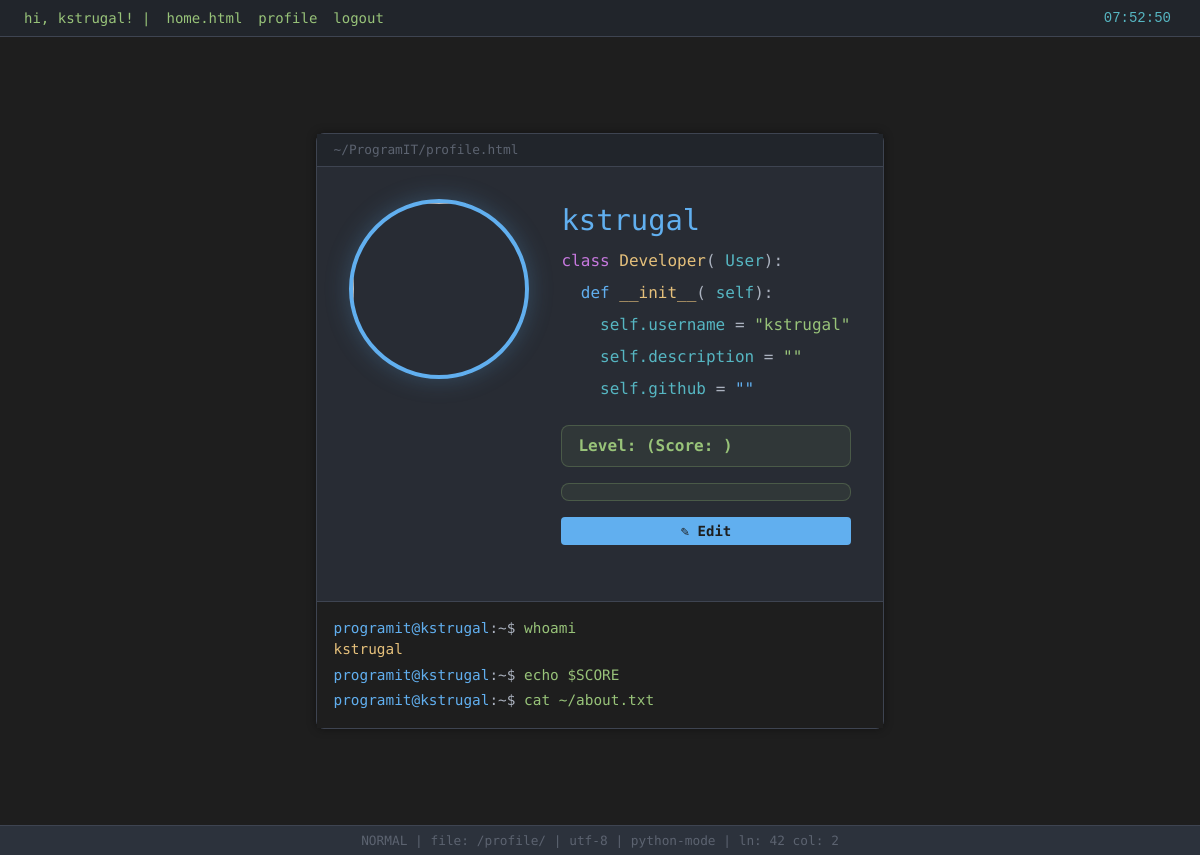
The page /profile/ (signed in) on the database as committed earlier.
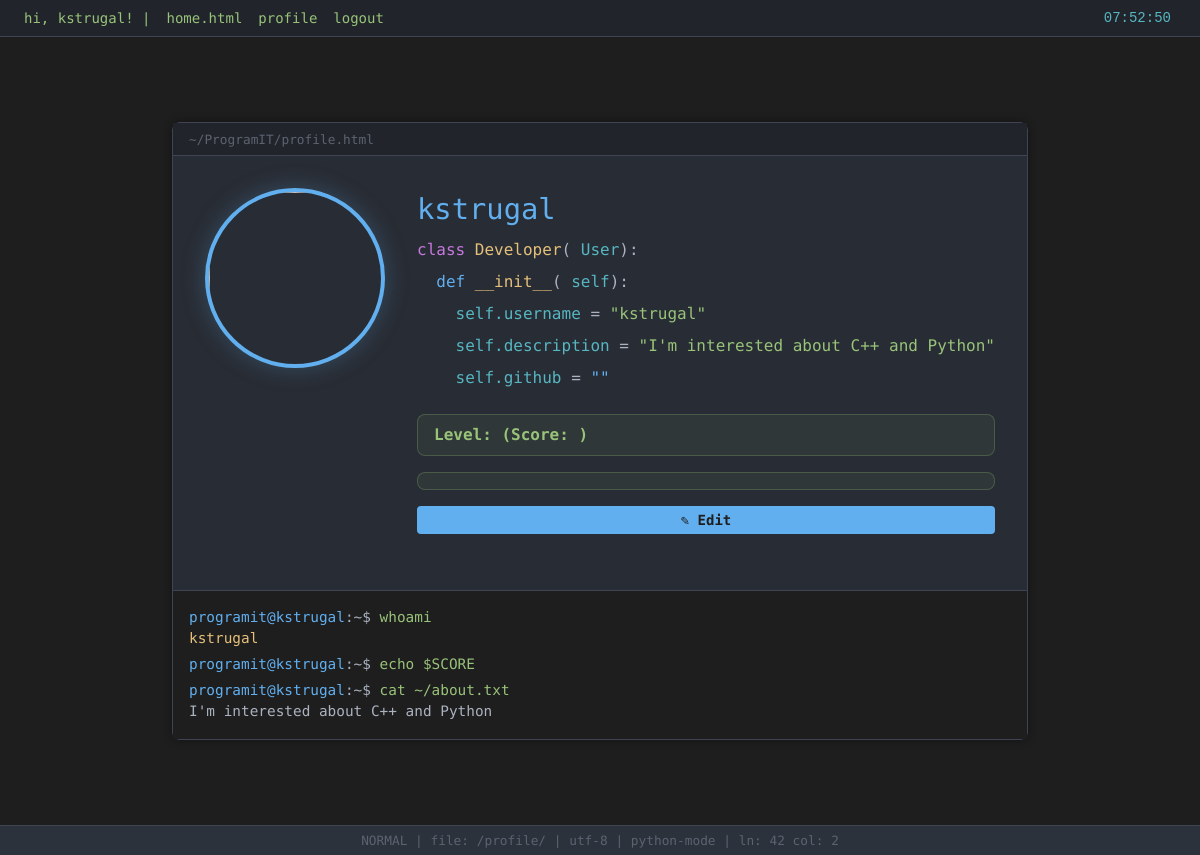
The same page on the database as committed later.
### main/models/profile_model.py (models this page shows, shortened)
class ProfileModel(models.Model):
    username = models.CharField(max_length=150, unique=True)
    github_username = models.CharField(max_length=150, unique=True)
    description = models.TextField(blank=True)
    user = models.OneToOneField('auth.User', on_delete=models.CASCADE, default=None)
    date_joined = models.DateTimeField(auto_now_add=True)

### core/views.py (the view, shortened to what this page needs)
# urls.py: path("profile/", views.profile_view, name="profile"),
@login_required(login_url="login")
def profile_view(request):
    profile_data = ProfileModel.objects.filter(user=request.user).first()
    return render(request, "profile.html", {"profile": profile_data})

### templates/profile.html (shortened to what this page needs)
{% extends "base.html" %}
{% block content %}
<main class="profile-wrapper">
  <div class="code-window w-full">
    <div class="window-header">~/ProgramIT/profile.html</div>
    <div class="profile-container">
      <div class="profile-avatar">
        <img src="" alt="" />
      </div>
      <div class="profile-info">
        <h1>{{ user.username }}</h1>
        <p>
          <span class="text-[#c678dd]">class</span>
          <span class="text-[#e5c07b]">Developer</span>(
          <span class="text-[#56b6c2]">User</span>):
        </p>
        <p>
          &nbsp;&nbsp;<span class="text-[#61afef]">def</span>
          <span class="text-[#e5c07b]">__init__</span>(
          <span class="text-[#56b6c2]">self</span>):
        </p>
        <p>
          &nbsp;&nbsp;&nbsp;&nbsp;<span class="text-[#56b6c2]"
            >self.username</span
          >
          = <span class="text-[#98c379]">"{{ user.username }}"</span>
        </p>
        <p>
          &nbsp;&nbsp;&nbsp;&nbsp;<span class="text-[#56b6c2]"
            >self.description</span
          >
          = <span class="text-[#98c379]">"{{ profile.description }}"</span>
        </p>
        <p>
          &nbsp;&nbsp;&nbsp;&nbsp;<span class="text-[#56b6c2]"
            >self.github</span
          >
          = <span class="text-[#61afef]">"{{ profile.github_username }}"</span>
        </p>
        <div class="profile_list">
          Level: {{ profile.level }} (Score: {{ profile.score }})
        </div>
        <div class="profile_list">
        </div>
        <button
          id="edit-toggle"
          class="mt-4 bg-[#61afef] text-[#1e1e1e] px-3 py-1 rounded hover:bg-[#4fa3d1] transition text-sm font-semibold"
        >
          ✎ Edit
        </button>
      </div>
    </div>
    <div class="terminal">
      <div class="terminal-line">
        <span class="user">programit@{{ user.username }}</span>:~$
        <span class="cmd">whoami</span>
      </div>
      <div class="terminal-line"><span class="value">{{ user.username }}</span></div>
      <div class="terminal-line mt-1">
        <span class="user">programit@{{ user.username }}</span>:~$
        <span class="cmd">echo $SCORE</span>
      </div>
      <div class="terminal-line mt-1">
        <span class="user">programit@{{ user.username }}</span>:~$
        <span class="cmd">cat ~/about.txt</span>
      </div>
      <div class="terminal-line text-[#abb2bf]">
        {{ profile.description }}
      </div>
    </div>
  </div>
</main>
{% endblock %}

Rows that differ between the two databases and show on the page:
added ProfileModel: description "I'm interested about C++ and Python"
